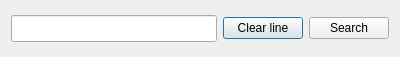
<?xml version="1.0" encoding="UTF-8"?>
<ui version="4.0">
 <class>SearchPlayer</class>
 <widget class="QDialog" name="SearchPlayer">
  <property name="geometry">
   <rect>
    <x>0</x>
    <y>0</y>
    <width>400</width>
    <height>57</height>
   </rect>
  </property>
  <property name="windowTitle">
   <string>Dialog</string>
  </property>
  <layout class="QHBoxLayout" name="horizontalLayout_2">
   <item>
    <layout class="QHBoxLayout" name="horizontalLayout">
     <item>
      <widget class="QLineEdit" name="lineEdit">
       <property name="minimumSize">
        <size>
         <width>200</width>
         <height>0</height>
        </size>
       </property>
       <property name="font">
        <font>
         <pointsize>12</pointsize>
         <italic>true</italic>
         <bold>true</bold>
        </font>
       </property>
      </widget>
     </item>
     <item>
      <widget class="QPushButton" name="pushButton">
       <property name="text">
        <string>Clear line</string>
       </property>
      </widget>
     </item>
     <item>
      <widget class="QPushButton" name="searchButton">
       <property name="text">
        <string>Search</string>
       </property>
      </widget>
     </item>
    </layout>
   </item>
  </layout>
 </widget>
 <resources/>
 <connections/>
</ui>
